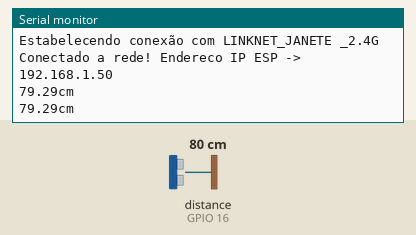
Simulated run of this sketch. Board: ESP8266 (NodeMCU). Parts: the last lines printed to the serial monitor. Wiring (inferred from the names in the program): ultrasonic range finder: trigger GPIO 1; echo GPIO 16. The inputs (shaded band) are chosen by the test bench; at power-on: distance to the obstacle (sensor on GPIO 16) 80 cm. The echo pulse lasts 58.3 µs per cm; WiFi joins after 1.5 s; servers stay silent unless stated.

Above: at 2.7 s.
2.8 s: distance to the obstacle (sensor on GPIO 16) set to 2 cm
At 3.4 s:
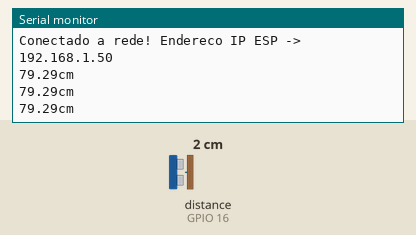
4.3 s: distance to the obstacle (sensor on GPIO 16) set to 4 cm
At 4.9 s:
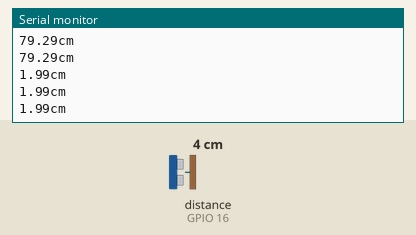
Timing chart, 0 to 7.3 s (numbered marks = the images above; inputs shaded):
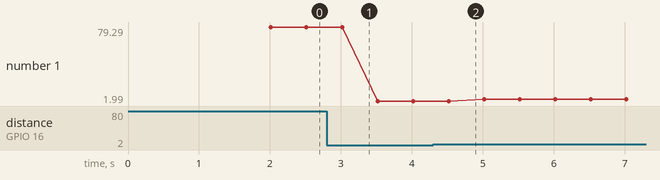

The sketch:

Codigo_sem_LCD_Wifi.ino
```cpp
// C++ code
//
#include <ESP8266WiFi.h>
//#include <LiquidCrystal.h>

#define trigPin 1
#define echoPin 16

const char *rede = "LINKNET_JANETE _2.4G";
const char *senha = "Senha aqui";

float distancia = 0;
const float distanciaMax = 330;
const float distanciaMin = 15;

//LiquidCrystal lcd(7, 6, 5, 4, 3, 2);

void setup() {
  //  lcd.begin(16, 2);
  pinMode(trigPin, OUTPUT);
  pinMode(echoPin, INPUT);
  Serial.begin(9600);
  verificarConexao();
}

void verificarConexao() {
  WiFi.begin(rede, senha);
  while (WiFi.status() != WL_CONNECTED) //Aguarda a conexao
  {
    Serial.print("Estabelecendo conexão com ");
    Serial.println(WiFi.SSID()); //Imprime o nome da rede
    delay(500);
  }
  Serial.print("Conectado a rede! Endereco IP ESP -> ");
  Serial.println(WiFi.localIP()); //Imprime o IP local do ESP
}

void sensorRun() {
  /*Essa função ira fazer a ativação do sensor*/
  digitalWrite(trigPin, HIGH);
  delayMicroseconds(10);
  digitalWrite(trigPin, LOW);
}

float calcularDistancia() {
  /* Essa função é responsavel por fazer o calculo da
    distancia ou da quantidade de litros do reservatorio*/
  return (pulseIn(echoPin, HIGH) * 0.034 / 2);
}

void lcdRun() {
  /*Essa função é responsavel pela exibição dos calculos
    presentes presentes no metodo calcularDistancia()*/
  /*lcd.clear();
    lcd.setCursor(6, 0);
    if ((distancia <= distanciaMax) && (distancia >= distanciaMin)) {
    lcd.print((String)distancia + "cm");
    } else {
    lcd.print("*******");
    }*/
}

void mapearLcd() {
  /*Essa função é responsavel pela exibição da barra
    presente no LCD*/
  /*lcd.setCursor(0, 1);
    for (int ln = 0; ln < map(distancia, distanciaMin, distanciaMax, 16, 0);ln++) lcd.print(char(255));
    {
    delay(20);
    }*/
}

void loop() {
  sensorRun();
  distancia = calcularDistancia();
  delay(500);
  //lcdRun();
  //mapearLcd();
  Serial.println(String(distancia) + "cm");
}
```

Measured:
- plotted number 1: 79.29 → 1.99 after the input at 2.8 s, 1.99 → 3.98 after the input at 4.3 s
